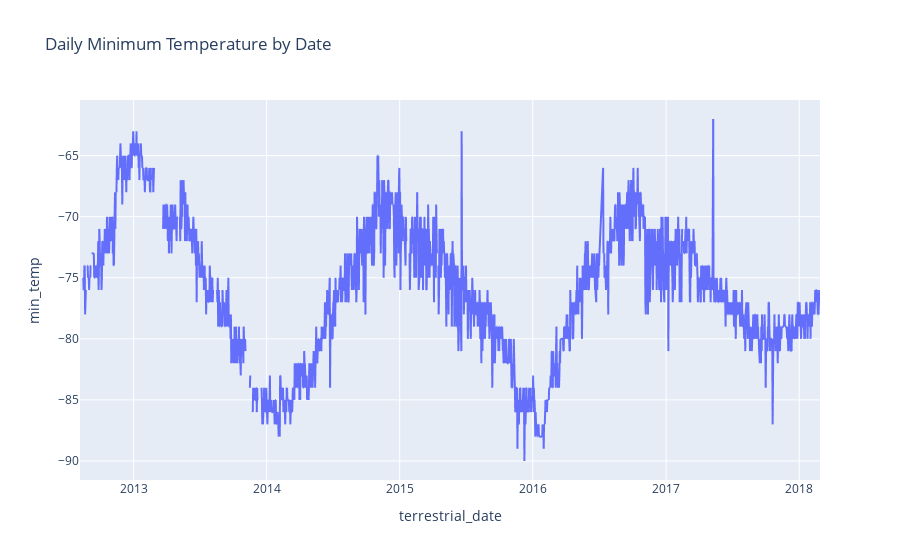

The code cell stored with this chart in its notebook:
### Markdown cell above
![pressure_by_date.png](attachment:b7f78d53-9869-4e7c-b66a-13638f055ac3.png)

### Code cell
# Plot a line chart the daily minimum temp
px.line(df, x='terrestrial_date', y='min_temp', title="Daily Minimum Temperature by Date")

### Figure 1 — Plotly figure (JSON) as saved in the notebook; plotly's stock layout.template omitted (floating-point values rounded to 4 significant figures; data arrays with more than 128 entries replaced by an {"elided": "..."} marker saying what was removed)
{"data": [{"hovertemplate": "terrestrial_date=%{x}<br>min_temp=%{y}<extra></extra>", "legendgroup": "", "line": {"color": "#636efa", "dash": "solid"}, "marker": {"symbol": "circle"}, "mode": "lines", "name": "", "showlegend": false, "type": "scattergl", "x": {"elided": "1894 str values"}, "xaxis": "x", "y": {"elided": "1894 int values"}, "yaxis": "y"}], "layout": {"autosize": true, "legend": {"tracegroupgap": 0}, "title": {"text": "Daily Minimum Temperature by Date"}, "xaxis": {"anchor": "y", "autorange": true, "domain": [0, 1], "range": ["2012-08-07", "2018-02-27"], "title": {"text": "terrestrial_date"}, "type": "date"}, "yaxis": {"anchor": "x", "autorange": true, "domain": [0, 1], "range": [-91.56, -60.44], "title": {"text": "min_temp"}, "type": "linear"}}}
